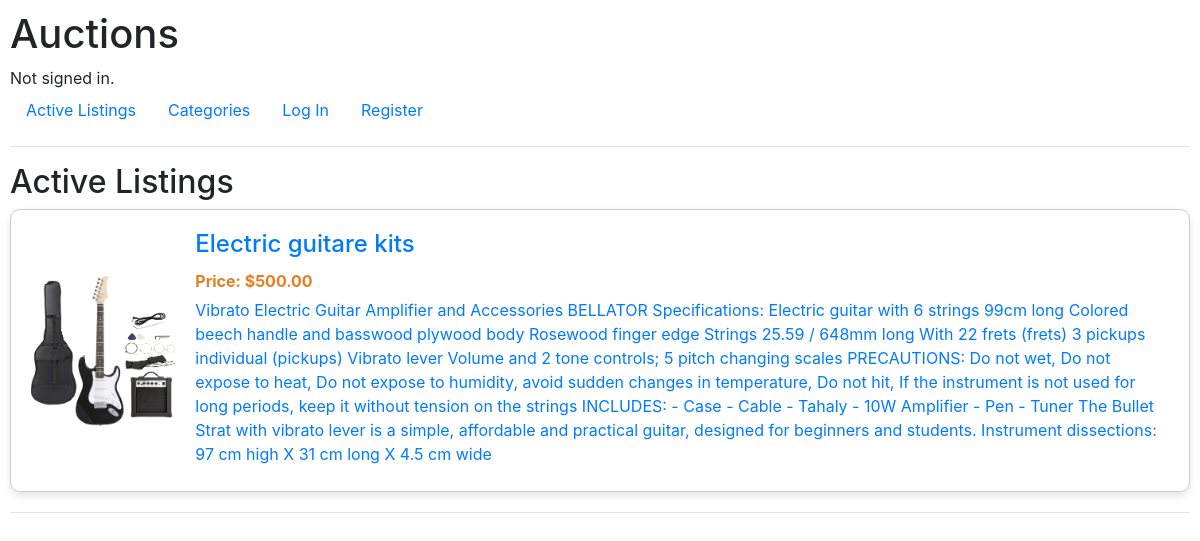
The page / on the database its author committed.
### auctions/models.py (models this page shows, shortened)
class Auction(models.Model):
    user = models.ForeignKey(settings.AUTH_USER_MODEL, on_delete=models.CASCADE)
    title = models.CharField(max_length=64)
    description = models.TextField()
    price = models.DecimalField(max_digits=10, decimal_places=2)
    photo = models.ImageField(upload_to='products/photos/', null=True, blank=True)
    category = models.ForeignKey(Category, on_delete=models.CASCADE, related_name="auctions")
    closed = models.BooleanField(default=False)

### auctions/views.py (the view)
# urls.py: path("", views.index, name="index"),
def index(request):
    open_auctions = Auction.objects.filter(closed=False)
    return render(request, "auctions/index.html", {
        "auctions": open_auctions
    })

### auctions/templates/auctions/index.html
{% extends "auctions/layout.html" %}
{% block body %}
    <h2>Active Listings</h2>
    <div>
        {% for auction in auctions %}
        <a href="{% url 'auction' auction.id %}" class="auction-block">
            {% if auction.photo %}
            <img src="{{ auction.photo.url }}" alt="{{ auction.title }}">
            {% endif %}
            <div class="auction-details">
                <h2>{{ auction.title }}</h2>
                <p class="price">Price: ${{ auction.price }}</p>
                <p>{{ auction.description }}</p>
            </div>
        </a>
        <hr>
        {% endfor %}
    </div>
{% endblock %}

### auctions/static/auctions/styles.css (style rules this page uses)
body { padding: 10px; }
.auction-block { display: flex; border: 1px solid #ccc; border-radius: 10px; padding: 20px; margin-bottom: 20px; align-items: center; box-shadow: 0 4px 8px rgba(0, 0, 0, 0.1); }
.auction-block img { max-width: 150px; max-height: 150px; margin-right: 20px; border-radius: 10px; }
.auction-details { flex-grow: 1; }
.auction-details h2 { font-size: 1.5em; margin-bottom: 10px; }
.auction-details p { font-size: 1em; margin-bottom: 5px; }
.auction-details .price { font-weight: bold; color: #e67e22; }

### rows shown on the page
Auction: photo (picture), title "Electric guitare kits", price "500.00", description "Vibrato Electric Guitar Amplifier and Accessories BELLATOR Specifications: Electric guitar with 6 strings 99cm long Colored beech handle and basswood plywood body Rosewood finger edge Strings 25.59 / 648mm long With 22 frets (frets) 3 pickups individual (pickups) Vibrato lever Volume and 2 tone controls; 5 pitch changing scales PRECAUTIONS: Do not wet, Do not expose to heat, Do not expose to humidity, avoid sudden changes in temperature, Do not hit, If the instrument is not used for long periods, keep it without tension on the strings INCLUDES: - Case - Cable - Tahaly - 10W Amplifier - Pen - Tuner The Bullet Strat with vibrato lever is a simple, affordable and practical guitar, designed for…"
